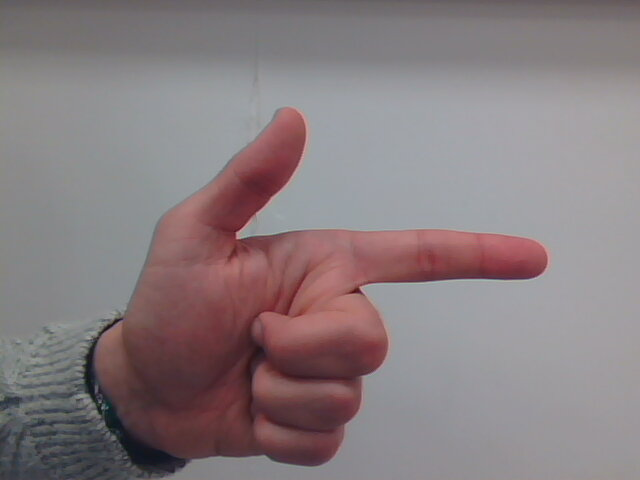
#> input picture DATA/GAUCHE/2017-11-06-145208_10.jpg, 640 x 480 px, given as the content of the folder ../DATA/ALL/, which was not available
$ jupyter execute --allow-errors image_processing.ipynb   (older library calls are emulated)   (text cells are left out)
#> lines starting #> are read from the running program, lines starting #| are printed output that depends on the picture; after the words box and inside, x2 and y2 are one past the last pixel; in counts of white or black regions, pixels touching at a corner belong together; pictures that were not available may be replaced by others from this repository, and a replacement may not be noted
[cell 1]
import cv2

import matplotlib.pyplot as plt
from numpy import uint8, ones, array, fft, log; abs
from os import listdir
from os.path import isfile, join
path = '../DATA/ALL/'
files = [path+f for f in listdir(path) if isfile(join(path, f))]
cv2.__version__
#> (the rest of this cell did not finish here and is left out)

#> (a cell that did not finish here is left out)

#> (a cell that did not finish here is left out)

#> (a cell that did not finish here is left out)

#> (a cell that did not finish here is left out)

#> (a cell that did not finish here is left out)

#> (a cell that did not finish here is left out)

#> (a cell that did not finish here is left out)

#> (a cell that did not finish here is left out)

[cell 10]
help(cv2.arcLength)

[cell 11]
# import the necessary packages
import sys
sys.path.append('pyimagesearch/shapedetector')
sys.path.append('pyimagesearch/colorlabeler')

#import pyimagesearch.shapedetector
#from pyimagesearch.colorlabeler import ColorLabeler
import imutils
import cv2


# load the image and resize it to a smaller factor so that
# the shapes can be approximated better
image = cv2.imread(files[0])
#> image is the input picture: shape (480, 640, 3); mean B, G, R 128, 125.2, 136.3
resized = imutils.resize(image, width=300)
ratio = image.shape[0] / float(resized.shape[0])
#> ratio = 2.13

# blur the resized image slightly, then convert it to both
# grayscale and the L*a*b* color spaces
blurred = cv2.GaussianBlur(resized, (5, 5), 0)
gray = cv2.cvtColor(blurred, cv2.COLOR_BGR2GRAY)
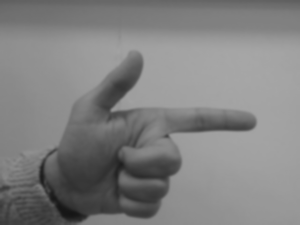
#> gray: shape (225, 300); min 21, max 166, mean 128.8
lab = cv2.cvtColor(blurred, cv2.COLOR_BGR2LAB)
#> lab: shape (225, 300, 3); mean of channels 0, 1, 2 136.3, 133.2, 128.5
thresh = cv2.threshold(gray, 60, 255, cv2.THRESH_BINARY)[1]
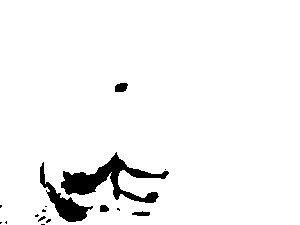
#> thresh: shape (225, 300); 95.7% white; 16 black regions (10 under 20 px)

# find contours in the thresholded image
cnts = cv2.findContours(thresh.copy(), cv2.RETR_EXTERNAL,
	cv2.CHAIN_APPROX_SIMPLE)
#> cnts = 1 contour; box (x1, y1, x2, y2) and area: (0, 0, 300, 225) 66963
cnts = cnts[0] if imutils.is_cv2() else cnts[1]

# initialize the shape detector and color labeler
#> (the rest of this cell did not finish here and is left out)

$ run again, on DATA/GAUCHE/2017-11-06-145208_11.jpg
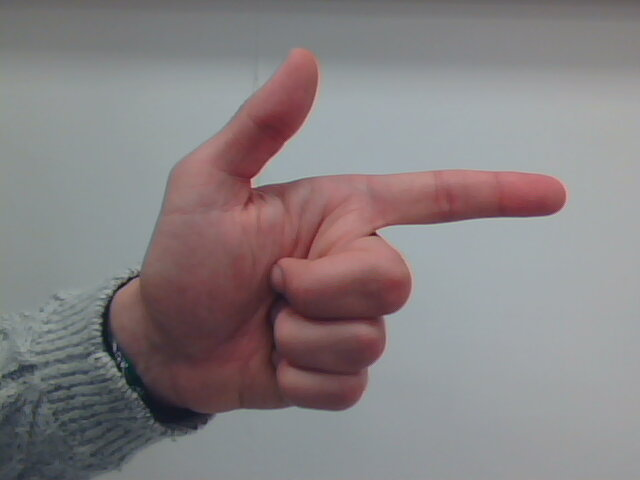
#> input picture DATA/GAUCHE/2017-11-06-145208_11.jpg, 640 x 480 px, given as the content of the folder ../DATA/ALL/, which was not available
#> image is the input picture: shape (480, 640, 3); mean B, G, R 130.5, 128.8, 135.2
#> `gray = cv2.cvtColor(blurred, cv2.COLOR_BGR2GRAY)`:
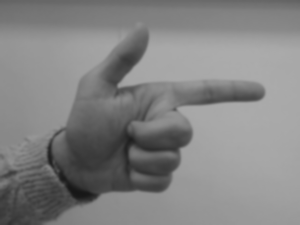
#> gray: shape (225, 300); min 23, max 172, mean 130.9
#> lab: shape (225, 300, 3); mean of channels 0, 1, 2 138.7, 131.3, 128.3
#> `thresh = cv2.threshold(gray, 60, 255, cv2.THRESH_BINARY)[1]`:
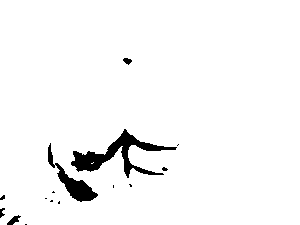
#> thresh: shape (225, 300); 96.6% white; 15 black regions (10 under 20 px)
#> cnts = 1 contour; box (x1, y1, x2, y2) and area: (0, 0, 300, 225) 66840
